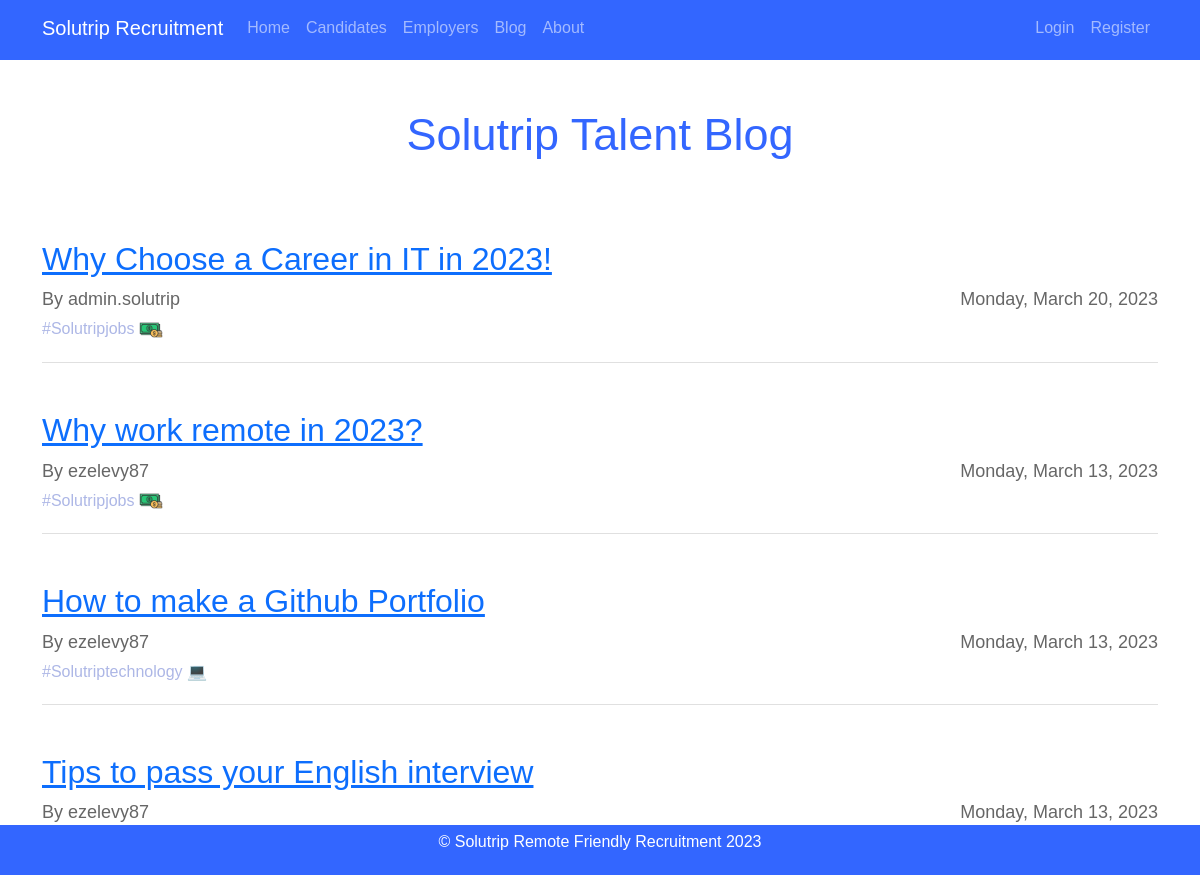
Page /blog on the committed database.
### Solutrip_app/models.py (models this page shows)
class Post(db.Model):
    id = db.Column (db.Integer, primary_key=True)
    title = db.Column(db.String(60), nullable=False)
    date_posted = db.Column(db.DateTime, nullable=False, default=datetime.utcnow)
    tag = db.Column(db.String(60), nullable=False)
    content = db.Column(db.Text, nullable=False)
    user_id = db.Column(db.Integer, db.ForeignKey('user.id'), nullable=False)

class User(db.Model, UserMixin):
    id = db.Column (db.Integer, primary_key=True)
    username = db.Column (db.String(64), unique=True, nullable=False)
    email = db.Column (db.String(120), unique=True, nullable=False)
    password = db.Column(db.String(128), nullable=False)
    image_file = db.Column(db.String(20), nullable=False, default='default.jpg')
    role = db.Column(db.String(20), nullable=False, default='user')
    user_info = db.relationship('UserInfo', backref='user', lazy=True)
    author = db.relationship('Post', backref='author', lazy=True )

### Solutrip_app/routes.py (the view)
@app.route("/blog")
def blog():
    posts = Post.query.all()
    return render_template("blog.html", posts = posts, title = "Blog")

### Solutrip_app/templates/blog.html (shortened to what this page needs)
{% extends 'layout.html' %}
{% block content %}
    <div class="blog">
        <h2 class="blog-title mt-5" style="padding-bottom: 30px;">Solutrip Talent Blog</h2>
        {% for post in posts [::-1] %}
            <div class="blog-post mt-5">
                <h4> <a class="post-title" href="{{ url_for('post', post_id= post.id)}}"> {{ post.title }}</a></h4>
                <div class="post-info mb-1">
                    <span class="post-author">By {{ post.author.username }}</span>
                    <span class="post-date">{{ post.date_posted.strftime('%A, %B %d, %Y') }}</span>
                </div>
                {% if post.tag == "technology" %}
                <div class="post-tag" style="color: rgb(173, 183, 230);">
                    #Solutrip{{ post.tag }} &#x1F4BB;
                </div>
                {% elif post.tag == "education" %}
                    <div class="post-tag" style="color: rgb(173, 183, 230);">
                    </div>
                {% elif post.tag == "jobs" %}
                    <div class="post-tag" style="color: rgb(173, 183, 230);">
                        #Solutrip{{ post.tag }}
                        <img src="{{ url_for('static', filename='dinero.png') }}" alt="Technology" width="24" height="24">
                    </div>
                {% endif %}
            </div>
        {% endfor %}
    </div>
{% endblock content %}

### Solutrip_app/static/styles.css (style rules this page uses)
body { background-image: url(bg-img.jpg); background-size: cover; font-family: Arial, sans-serif; color: #333; }
html, body { height: 100%; }
#account h1,h2 { color: #3366ff; }
.blog-title { font-size: 45px; margin-top: 50px; margin-bottom: 40px; text-align: center; }
.blog-post { margin-bottom: 40px; padding-bottom: 20px; border-bottom: 1px solid #e0e0e0; }
.post-title { font-size: 32px; margin-top: 0; margin-bottom: 20px; }
.post-info { display: flex; justify-content: space-between; margin-bottom: 20px; }
.post-author { font-size: 18px; color: #666; }
.post-date { font-size: 18px; color: #666; }

### rows in the picture
Post: title "Why Choose a Career in IT in 2023!", author.username "admin.solutrip", date_posted "Monday, March 20, 2023", tag "jobs"
Post: title "Why work remote in 2023?", author.username "ezelevy87", date_posted "Monday, March 13, 2023", tag "jobs"
Post: title "How to make a Github Portfolio", author.username "ezelevy87", date_posted "Monday, March 13, 2023", tag "technology"
Post: title "Tips to pass your English interview", author.username "ezelevy87", date_posted "Monday, March 13, 2023"
